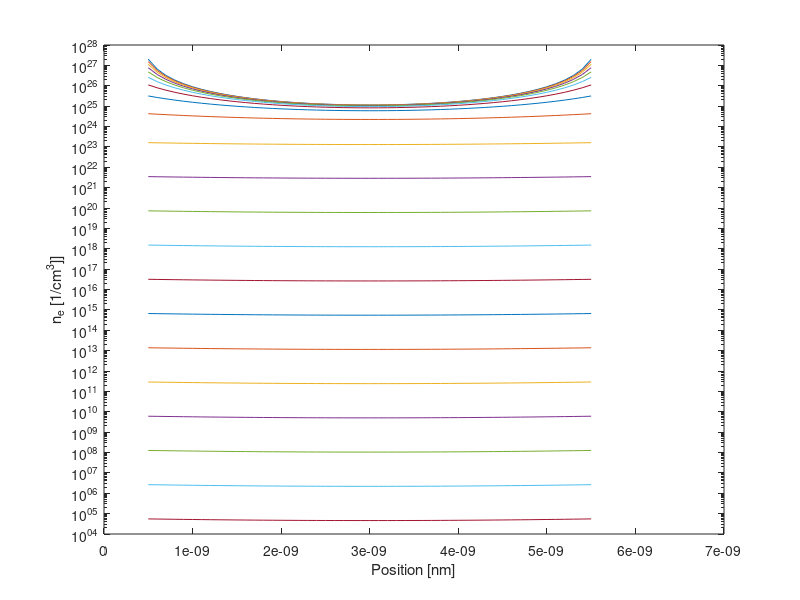
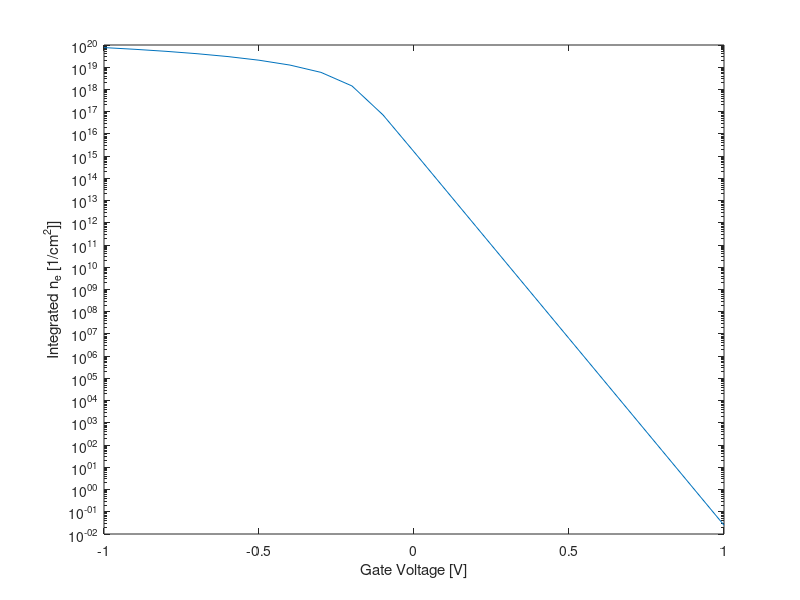

MATLAB code to generate these figures, in order:
clear all;
clc

%% Defining variables

q = 1.602192e-19; % Elementary charge, C
eps0 = 8.854187817e-12; % Vacuum permittivity, F/m
k_B = 1.380662e-23; % Boltzmann constant, J/K
T = 300.0; % Temperature, K
thermal = k_B*T/q; % Thermal voltage, V
Deltax = 0.1e-9; % 0.1 nm spacing
N = 61; % 6 nm thick
x = Deltax*transpose([0:N-1]); % real space, m
interface1 = 6; % At x=0.5 nm
interface2 = 56; % At x=5.5 nm
eps_si = 11.7; eps_ox = 3.9; % Relative permittivity
Nacc = 1e24; % 1e18 /cm^3
ni = 1.075e16; % 1.075e10 /cm^3
coef = Deltax*Deltax*q/eps0;
Work_Ftn=-4.30; % vacuum level-fermi level [eV]
Int_Fermi=-4.63374; % vacuum level-intrinsic fermi level [eV]
Volt_Gate = [-1:0.1:1]'; % set: fermi level= 0 V at equilibrium 
kk = size(Volt_Gate); % The number of the different Volt_Gate's

phi = zeros(N,kk(1));
%% Potential by using the Newton method
Contact_Volt = zeros(kk(1),1);

for k = 1:kk(1) %% or kk(1) for Gate voltage from 0 V to 1 V 

Contact_Volt(k) = ((Work_Ftn - Volt_Gate(k,1))- Int_Fermi);

for newton = 1:1000
  

    res = zeros(N,1);
    Jaco = sparse(N,N);
    res(1,1) = phi(1,k) - Contact_Volt(k);
    Jaco(1,1) = 1.0;
    res(N,1) = phi(N,k) - Contact_Volt(k);
    Jaco(N,N) = 1.0;
    %%%%%% Laplacian part %%%%%%%%%%%%%%%%%%%%%%%%
    
    for ii = 2:N-1
        if (ii< interface1 || ii> interface2)
            res(ii,1) = eps_ox*phi(ii+1,k) - 2*eps_ox*phi(ii,k) + eps_ox*phi(ii-1,k);
            Jaco(ii,ii-1) = eps_ox; Jaco(ii,ii) = -2*eps_ox; Jaco(ii,ii+1) = eps_ox;
        elseif (ii == interface1)
            res(ii,1) = eps_si*phi(ii+1,k) - (eps_ox + eps_si)*phi(ii,k) + eps_ox*phi(ii-1,k);
            Jaco(ii,ii-1) = eps_ox; Jaco(ii,ii) = - (eps_ox + eps_si); Jaco(ii,ii+1) = eps_si;
        elseif (ii == interface2)
             res(ii,1) = eps_ox*phi(ii+1,k) - (eps_ox + eps_si)*phi(ii,k) + eps_si*phi(ii-1,k);
            Jaco(ii,ii-1) = eps_si; Jaco(ii,ii) = - (eps_ox + eps_si); Jaco(ii,ii+1) = eps_ox;
        else
             res(ii,1) = eps_si*phi(ii-1,k) - 2*eps_si*phi(ii,k) + eps_si*phi(ii+1,k);
            Jaco(ii,ii-1) = eps_si; Jaco(ii,ii) = -2*eps_si; Jaco(ii,ii+1) = eps_si;
        end
    end
    
    %%%%%%% If there are charges (==> Poisson's eqn) %%%%%%%%%%%%%%%%%%%%%%%%%%%%
    
    for ii = interface1:interface2
         if (ii == interface1)
             res(ii,1) = res(ii,1) - coef*(Nacc + ni*exp(phi(ii,k)/thermal))*0.5;
             Jaco(ii,ii) = Jaco(ii,ii) - coef*ni*exp(phi(ii,k)/thermal)/thermal*0.5;
         elseif (ii == interface2)
             res(ii,1) = res(ii,1) - coef*(Nacc + ni*exp(phi(ii,k)/thermal))*0.5;
             Jaco(ii,ii) = Jaco(ii,ii) - coef*ni*exp(phi(ii,k)/thermal)/thermal*0.5;
         else
             res(ii,1) = res(ii,1) - coef*(Nacc + ni*exp(phi(ii,k)/thermal));
             Jaco(ii,ii) = Jaco(ii,ii) - coef*ni*exp(phi(ii,k)/thermal)/thermal;
         end
    end
    
    update = Jaco \ (-res);
    phi(:,k) = phi(:,k) + update;
end

end       
            
%% The integrated electron density
elec = zeros(N,kk(1));
Inte_elec = zeros(kk(1),1);
for s = 1:kk(1)

for ii=interface1:interface2
    elec(ii,s)=ni*exp(phi(ii,s)/thermal);
end
Inte_elec(s) = trapz(elec(:,s))/1e8; % Scaling for the integrated electron density 1/cm^2

end
figure
for tt = 1:kk(1)
semilogy(x,elec(:,tt)); hold on
end
xlabel('Position [nm]');
ylabel('n_e [1/cm^3]]');
figure
semilogy(Volt_Gate,Inte_elec); 
xlabel('Gate Voltage [V]');
ylabel('Integrated n_e [1/cm^2]]');


